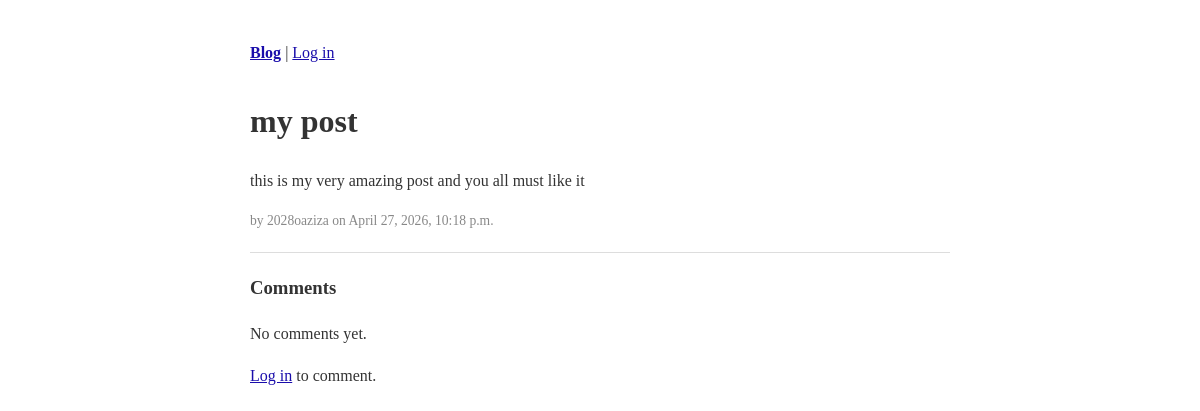
Before: /post/1/ with the older database file.
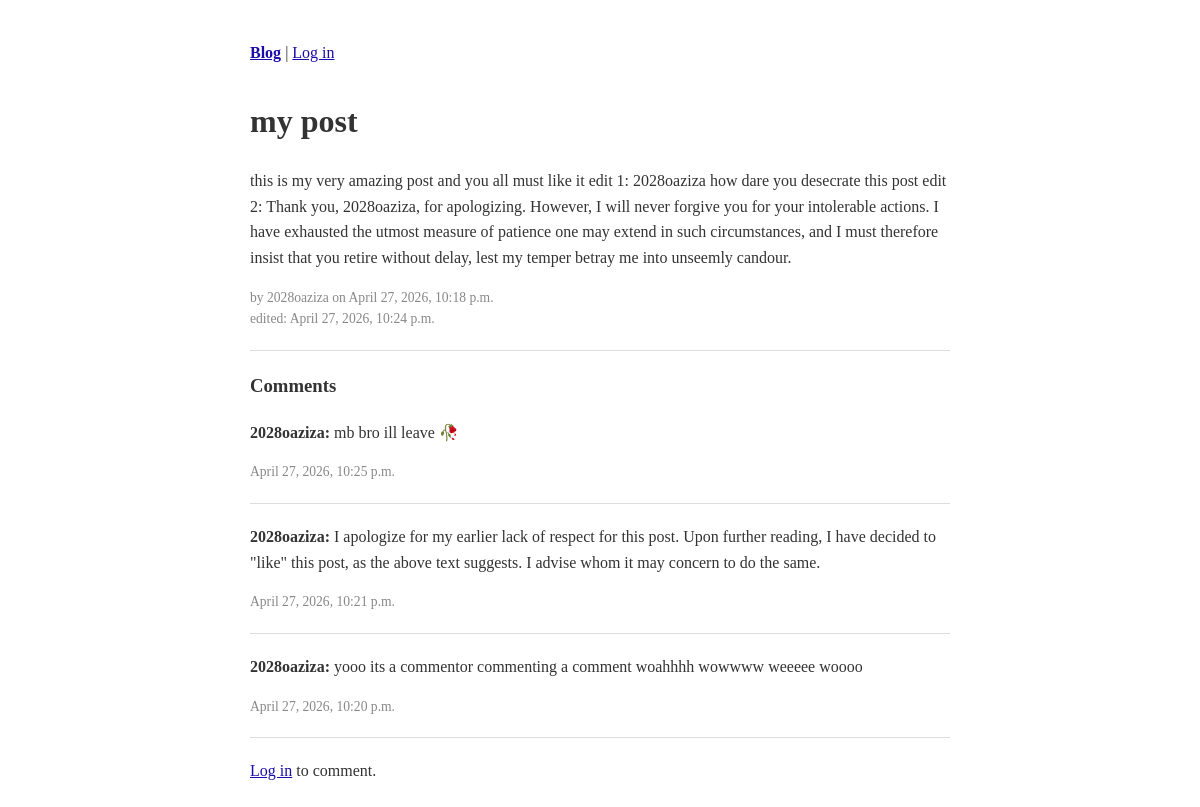
After: the same page with the newer database file.
### blog/models.py (models this page shows)
class Post(models.Model):
    title = models.CharField(max_length = 200)
    content = models.TextField()
    author = models.ForeignKey(User, on_delete = models.CASCADE)
    created_at = models.DateTimeField(auto_now_add=True)
    updated_at = models.DateTimeField(auto_now=True)
    date = models.DateField(default=timezone.now)

class Comment(models.Model):
    post = models.ForeignKey(Post, on_delete = models.CASCADE, related_name = 'comments')
    author = models.ForeignKey(User, on_delete = models.CASCADE)
    content = models.TextField()
    created_at = models.DateTimeField(auto_now_add=True)

### blog/views.py (the view, shortened to what this page needs)
# urls.py: path('post/<int:pk>/', views.post_detail, name='post_detail'),
def post_detail(request, pk):
    post = Post.objects.get(pk=pk)
    comments = post.comments.all().order_by('-created_at')
    form = CommentForm()
    return render(request, 'blog/post_detail.html', {'post': post, 'comments': comments, 'form' : form})

### blog/templates/blog/post_detail.html (shortened to what this page needs)
{% extends 'blog/base.html' %}
{% block content %}
<h1>{{ post.title }}</h1>
<p>{{ post.content }}</p>
<p class="meta">
    by {{ post.author.username }} on {{ post.created_at }}
    {% if post.updated_at|date:"Y-m-d H:i:s" != post.created_at|date:"Y-m-d H:i:s" %}
        <br>edited: {{ post.updated_at }}
    {% endif %}
</p>
<hr>
<h3>Comments</h3>
{% for comment in comments %}
    <p><strong>{{ comment.author.username }}:</strong> {{ comment.content }}</p>
    <p class="meta">{{ comment.created_at }}</p>
    <hr>
{% empty %}
    <p>No comments yet.</p>
{% endfor %}
{% if user.is_authenticated %}
    <h3>Add a comment</h3>
    <form method="post">
        {% csrf_token %}
        {{ form.as_p }}
        <button type="submit">Comment</button>
    </form>
{% else %}
    <p><a href="{% url 'ion_login' %}">Log in</a> to comment.</p>
{% endif %}
{% endblock %}

### blog/templates/blog/base.html (shortened to what this page needs)
<!doctype html>
<html>
    <head>
    </head>
    <body>
        <div class = "nav">
            <a href = "{% url 'post_list' %}"><strong>Blog</strong></a>
            {% if user.is_authenticated %}
                | {{user.username}} | <a href = "{% url 'ion_logout' %}">Logout</a>
            {% else %}
                | <a href = "{% url 'ion_login' %}">Log in</a>
            {% endif %}
        </div>
        {% block content %}{% endblock %}
    </body>
</html>

### blog/templates/blog/base.html (style rules this page uses)
body { font-family: Georgia, serif; max-width: 700px; margin: 40px auto; padding: 0 20px; line-height: 1.6; color: #333; }
a { color: #1a0dab; }
hr { border: none; border-top: 1px solid #ddd; margin: 20px 0; }
.meta { color: #888; font-size: 0.85em; }
.nav { margin-bottom: 30px; }

Changed rows visible on the page:
changed Post "my post": content "this is my very amazing post and you all must like it" → "…all must like it edit 1: 2028oaziza how dare you desecrate this post edit 2: Thank you, 2028oaziza, for apologizing. However, I will never forgive you for your intolerable actions. I have exhausted the utmost measure of patience one may extend in such circumstances, and I must therefore insist that you retire without delay, lest my temper betray me into unseemly candour."; updated_at (not shown) → "April 27, 2026, 10:24 p.m."
added Comment: author.username "2028oaziza", content "mb bro ill leave 🥀", created_at "April 27, 2026, 10:25 p.m."
added Comment: author.username "2028oaziza", content "I apologize for my earlier lack of respect for this post. Upon further reading, I have decided to \"like\" this post, as the above text suggests. I advise whom it may concern to do the same.", created_at "April 27, 2026, 10:21 p.m."
added Comment: author.username "2028oaziza", content "yooo its a commentor commenting a comment woahhhh wowwww weeeee woooo", created_at "April 27, 2026, 10:20 p.m."
Other visible differences:
text no longer shown: "No comments yet."
text now shown: "edited:"
